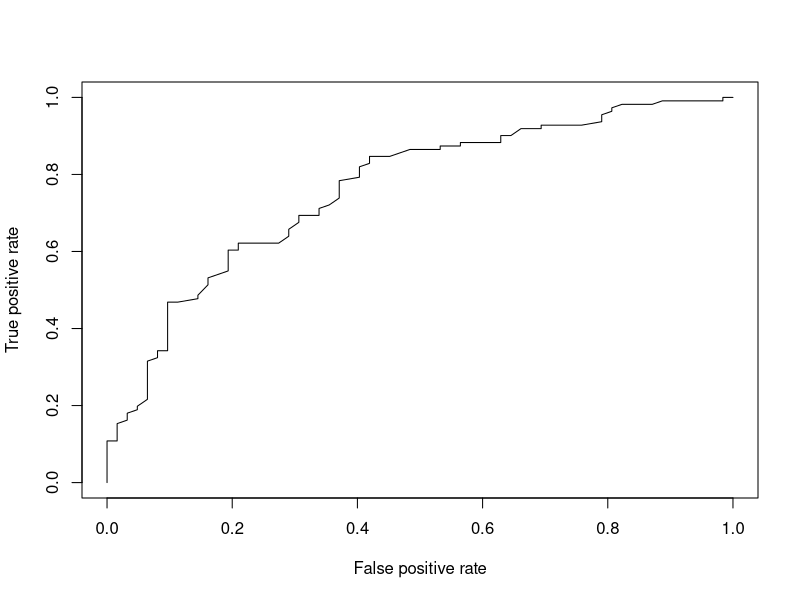

Write the R code that produced this figure.
#Problem 4
crab.data <- read.table("HW4P4data.txt", header=T)
satellites <- (crab.data$num.satellites>0)+0  #satellite variable = {0,1}; m_i = 1 for all i
color<-factor(crab.data$color)
spine<-factor(crab.data$spine)
width<-crab.data$width
weight<-crab.data$weight


#Beginning with weight variable and will build model from here.
g1<-glm(satellites ~ weight, family = binomial(link = logit), data = crab.data)
summary(g1)
#The p-value for the weight predictor suggest that it is statistically significant. Additionally,
#the coefficient for weight is positive, suggesting that the heavier the female crab, the higher
#the probability that satellites are in close proximity.

#The weight coefficient in g1 increases the odds of a female crab having a satellite or not by
#exp(0.0018151) = 1.0018. That is, it increases the odds by 0.18% for every unit increase in weight.
#The AIC value is rather high, there is much room for improvement. Let's try to improve the model.

g2<-glm(satellites ~ weight + width, family = binomial(link = logit), data = crab.data)
summary(g2)
#The AIC didn't improve much, and the addition of weight has resulted in weight becoming
#insigificant. This can be seen in the summary: the p-value for weight = 0.21445 which is 
#insignificant at almost all significance levels.This suggests that in the presence of width, 
#weight is not statistically significant, i.e. in the presence of weight, it doesn't have any 
#predicitive power. Moreover, this suggests that weight and width have are at least moderately 
#correlated. This too can be seeb in the correlation matrix below:
cor(width, weight)
#The correlation statistic for width and weight is 0.8868715! Strongly correlated.

#It may be possible to drop one of weight or width from the model such that the fit of the
#logistic regression model improves. When weight and width are fit together, weight is not
#significant while width is marginally significant with a p-value of 0.092 (say when alpha=0.1).
#Because the goal is to determine how satellite (unattached) males choose female crabs, we
#can assume that only one of width and weight is necessary. Indeed, it is safe to assume that
#in general, the wider the female, the heavier she is. Of course, this may not always be true, but
#it certainly is safe to assume, especially because the (positive) correlation between weight 
#and width has proven to be so strong (= 0.8869).

#To be sure we can fit width and compare the AIC values.
g3<-glm(satellites ~ width, family = binomial(link = logit), data = crab.data)
summary(g3)
#AIC for width is a bit smaller than that of the model only including weight. It is safe
#to assume that the addition of weight, while width is in the model, won't improve the model and
#will actually decrease it's worth.

#Unfortunately, because every m_i = 1 (number of samples for each level of predictor), we are
#unable to use the deviance as a measure of goodness-of-fit or to compare models, so we have to
#use alternative measures, such as the AIC criterion.

#Adding factor(color); (defined above as color)
g4<-glm(satellites ~ width + color, family = binomial(link = logit), data = crab.data)
summary(g4)
#The categorical variable color does not have much of an effect on the fit of the model. 
#The p-value for width remains roughly the same and the AIC value only decreased minimially. 
#However, color is marginally significant, we will keep it in for now.

#Adding in factor(spine);  (defined above as spine)
g5<-glm(satellites ~ width + color + spine, family = binomial(link = logit), data = crab.data)
summary(g5)
#Factor(spine) did not improve nor worsen the fit of the model in any way. 
#we can get rid of spine variable.

#Going to see if a threshold probability will improve my model.
p <- fitted(g4)
# Proportion in sample with satellites
mean(satellites)  # ~ 0.64

# Using 0.64 as cutoff to calculate sensitivity and specificity:
# pred.prob > 0.64 --> satellite = 1 and pred.prob <= 0.64 --> satellite = 0
pred.prob = as.numeric(p>0.64)
table(satellites, pred.prob)


#ROC method to validate threshold 
library(ROCR)
pred.ob <- prediction(p,satellites)  # arguments = fitted probabilities; observed 0/1
#Plotting ROC curve
plot(performance(pred.ob,"tpr","fpr"))
# Area under the ROC curve
performance(pred.ob,"auc")

#a strong ROC curve, so my final model is with a threshold probability of 0.64 with the 
#predictors width and color.
